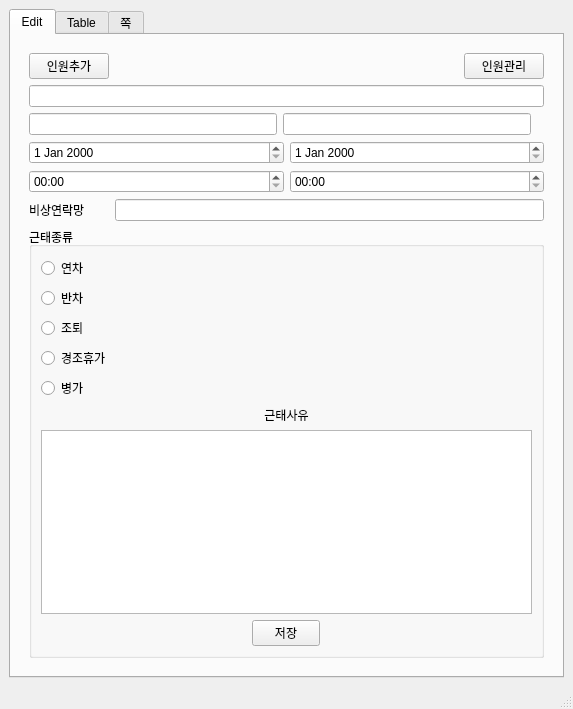
<?xml version="1.0" encoding="UTF-8"?>
<ui version="4.0">
 <class>MainWindow</class>
 <widget class="QMainWindow" name="MainWindow">
  <property name="geometry">
   <rect>
    <x>0</x>
    <y>0</y>
    <width>573</width>
    <height>709</height>
   </rect>
  </property>
  <property name="windowTitle">
   <string>MainWindow</string>
  </property>
  <widget class="QWidget" name="centralwidget">
   <layout class="QGridLayout" name="gridLayout">
    <item row="0" column="0">
     <widget class="QTabWidget" name="tabWidget">
      <property name="currentIndex">
       <number>0</number>
      </property>
      <widget class="QWidget" name="tab">
       <attribute name="title">
        <string>Edit</string>
       </attribute>
       <layout class="QGridLayout" name="gridLayout_2">
        <item row="0" column="0">
         <layout class="QHBoxLayout" name="horizontalLayout_5">
          <item>
           <widget class="QFrame" name="frame">
            <property name="autoFillBackground">
             <bool>false</bool>
            </property>
            <property name="frameShape">
             <enum>QFrame::NoFrame</enum>
            </property>
            <property name="frameShadow">
             <enum>QFrame::Raised</enum>
            </property>
            <layout class="QGridLayout" name="gridLayout_3">
             <item row="0" column="0" alignment="Qt::AlignVCenter">
              <widget class="QPushButton" name="add_user_btn">
               <property name="text">
                <string>인원추가</string>
               </property>
              </widget>
             </item>
             <item row="0" column="1" alignment="Qt::AlignRight|Qt::AlignVCenter">
              <widget class="QPushButton" name="edit_user_btn">
               <property name="text">
                <string>인원관리</string>
               </property>
              </widget>
             </item>
             <item row="1" column="0" colspan="2">
              <widget class="QLineEdit" name="name_edit"/>
             </item>
             <item row="2" column="0" colspan="2">
              <layout class="QHBoxLayout" name="horizontalLayout_3">
               <item>
                <widget class="QLineEdit" name="Position_edit"/>
               </item>
               <item>
                <widget class="QLineEdit" name="Part_edit"/>
               </item>
               <item>
                <widget class="QLabel" name="team_name_label">
                 <property name="text">
                  <string/>
                 </property>
                 <property name="alignment">
                  <set>Qt::AlignCenter</set>
                 </property>
                </widget>
               </item>
              </layout>
             </item>
             <item row="3" column="0" colspan="2">
              <layout class="QHBoxLayout" name="horizontalLayout_4">
               <item>
                <widget class="QDateEdit" name="start_date"/>
               </item>
               <item>
                <widget class="QDateEdit" name="end_date"/>
               </item>
              </layout>
             </item>
             <item row="4" column="0" colspan="2">
              <layout class="QHBoxLayout" name="horizontalLayout_2">
               <item>
                <widget class="QTimeEdit" name="start_time">
                 <property name="displayFormat">
                  <string>hh:00</string>
                 </property>
                </widget>
               </item>
               <item>
                <widget class="QTimeEdit" name="end_time">
                 <property name="displayFormat">
                  <string>hh:00</string>
                 </property>
                </widget>
               </item>
              </layout>
             </item>
             <item row="5" column="0">
              <widget class="QLabel" name="label">
               <property name="text">
                <string>비상연락망</string>
               </property>
              </widget>
             </item>
             <item row="5" column="1">
              <widget class="QLineEdit" name="number"/>
             </item>
             <item row="6" column="0" colspan="2">
              <widget class="QGroupBox" name="groupBox">
               <property name="title">
                <string>근태종류</string>
               </property>
               <layout class="QVBoxLayout" name="verticalLayout_4">
                <item>
                 <layout class="QVBoxLayout" name="verticalLayout_3">
                  <item>
                   <widget class="QRadioButton" name="radioButton_1">
                    <property name="text">
                     <string>연차</string>
                    </property>
                   </widget>
                  </item>
                  <item>
                   <widget class="QRadioButton" name="radioButton_2">
                    <property name="text">
                     <string>반차</string>
                    </property>
                   </widget>
                  </item>
                  <item>
                   <widget class="QRadioButton" name="radioButton_3">
                    <property name="text">
                     <string>조퇴</string>
                    </property>
                   </widget>
                  </item>
                  <item>
                   <widget class="QRadioButton" name="radioButton_4">
                    <property name="text">
                     <string>경조휴가</string>
                    </property>
                   </widget>
                  </item>
                  <item>
                   <widget class="QRadioButton" name="radioButton_5">
                    <property name="text">
                     <string>병가</string>
                    </property>
                   </widget>
                  </item>
                 </layout>
                </item>
                <item>
                 <widget class="QLabel" name="folder_label_2">
                  <property name="text">
                   <string>근태사유</string>
                  </property>
                  <property name="alignment">
                   <set>Qt::AlignCenter</set>
                  </property>
                 </widget>
                </item>
                <item>
                 <widget class="QTextEdit" name="reason_text"/>
                </item>
                <item>
                 <layout class="QHBoxLayout" name="horizontalLayout">
                  <item>
                   <widget class="QPushButton" name="save_btn">
                    <property name="maximumSize">
                     <size>
                      <width>68</width>
                      <height>32</height>
                     </size>
                    </property>
                    <property name="text">
                     <string>저장</string>
                    </property>
                   </widget>
                  </item>
                 </layout>
                </item>
               </layout>
              </widget>
             </item>
            </layout>
           </widget>
          </item>
         </layout>
        </item>
       </layout>
      </widget>
      <widget class="QWidget" name="tab_2">
       <attribute name="title">
        <string>Table</string>
       </attribute>
       <layout class="QVBoxLayout" name="verticalLayout_6">
        <item>
         <widget class="QTableWidget" name="annual_table">
          <column>
           <property name="text">
            <string>이름</string>
           </property>
          </column>
          <column>
           <property name="text">
            <string>부서</string>
           </property>
          </column>
          <column>
           <property name="text">
            <string>직위</string>
           </property>
          </column>
          <column>
           <property name="text">
            <string>입사일</string>
           </property>
          </column>
          <column>
           <property name="text">
            <string>연차 수</string>
           </property>
          </column>
         </widget>
        </item>
        <item>
         <widget class="QPushButton" name="download_btn">
          <property name="text">
           <string>다운로드</string>
          </property>
         </widget>
        </item>
       </layout>
      </widget>
      <widget class="QWidget" name="tab_3">
       <attribute name="title">
        <string>쪽</string>
       </attribute>
       <widget class="QCalendarWidget" name="calendarWidget">
        <property name="geometry">
         <rect>
          <x>3</x>
          <y>2</y>
          <width>541</width>
          <height>601</height>
         </rect>
        </property>
       </widget>
      </widget>
     </widget>
    </item>
   </layout>
  </widget>
  <widget class="QStatusBar" name="statusbar"/>
 </widget>
 <resources/>
 <connections/>
</ui>
